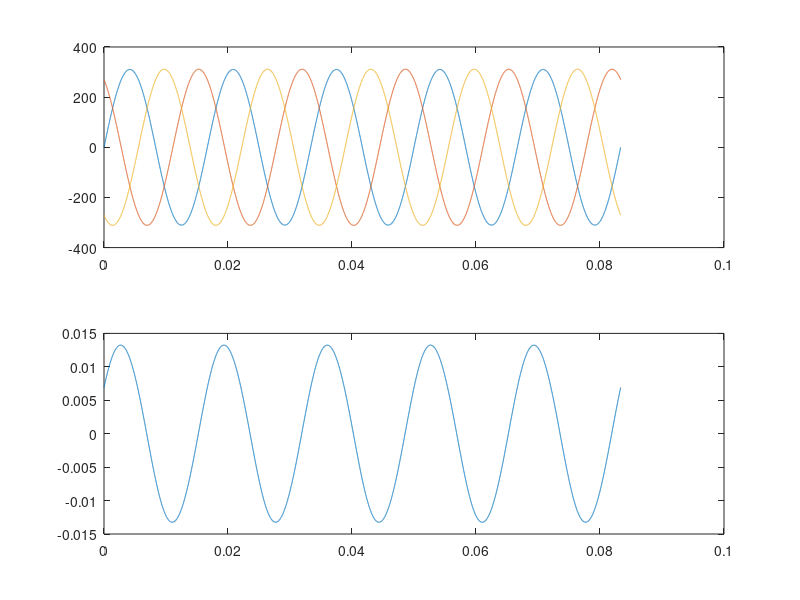

Reproduce this figure in MATLAB.
R1 = 10000;
C1 = 10*10^-9;
R2 = 12300;
C2 = 12*10^-9;
R3 = 19000;
C3 = 22*10^-9;

f = 60;
samples = 2000;
t_step = 1/f/samples;
t_end = 1/f*5;
t = 0:t_step:t_end;
w = 2*pi*f;
V1 = 220*sqrt(2)*sin(w*t) + 0.5*sqrt(2)*sin(3*w*t) + 0.01*sqrt(2)*sin(5*w*t);
V2 = 220*sqrt(2)*sin(w*t + 2/3*pi) + 0.2*sqrt(2)*sin(3*w*t + 2/3*pi) + 0.03*sqrt(2)*sin(5*w*t + 2/3*pi);
V3 = 220*sqrt(2)*sin(w*t - 2/3*pi) + 0.3*sqrt(2)*sin(3*w*t - 2/3*pi) + 0.04*sqrt(2)*sin(5*w*t - 2/3*pi);
dV1dt = 220*sqrt(2)*w*cos(w*t) + 0.5*sqrt(2)*w*cos(3*w*t) + 0.01*sqrt(2)*w*cos(5*w*t);
dV2dt = 220*sqrt(2)*w*cos(w*t + 2/3*pi) + 0.2*sqrt(2)*w*cos(3*w*t + 2/3*pi) + 0.03*sqrt(2)*w*cos(5*w*t + 2/3*pi);
dV3dt = 220*sqrt(2)*w*cos(w*t - 2/3*pi) + 0.3*sqrt(2)*w*cos(3*w*t - 2/3*pi) + 0.04*sqrt(2)*w*cos(5*w*t - 2/3*pi);

I1 = V1/R1 + C1*dV1dt;
I2 = V2/R2 + C2*dV2dt;
I3 = V3/R3 + C3*dV3dt;

Ig = I1 + I2 + I3;

figure(1);
subplot(2,1,1);
plot(t, [V1;V2;V3]);
subplot(2,1,2);
plot(t, Ig);

picker = 100:105;

IG = Ig(picker);
M = [V1(picker); dV1dt(picker); V2(picker); dV2dt(picker); V3(picker); dV3dt(picker);];

X = IG*inv(M);
Rr = [R1, R2, R3]
Cr = [C1, C2, C3]


Rr = [1/X(1), 1/X(3), 1/X(5)]
Cr = [X(2), X(4), X(6)]
